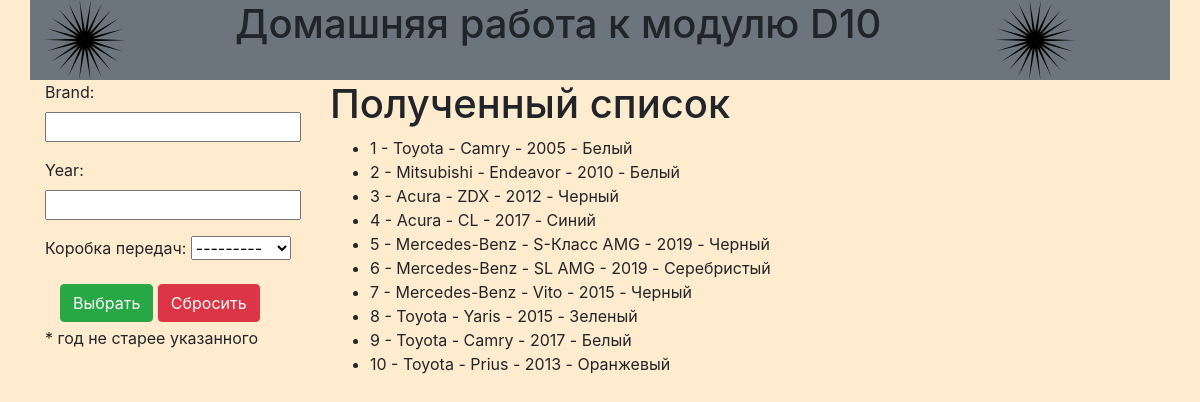
The page / on the database its author committed.
### catalog/models.py (models this page shows)
class Car(models.Model):
    TRANSMISSIONS = [
        (1,'Механика'),
        (2, 'Автомат'),
        (3, 'Робот'),
    ]
    brand = models.CharField(max_length=50)                          #производитель (BMW, Audi, Tesla и т.д.) (CharField)
    car_model = models.CharField(max_length=30)                      #модель авто (S, TT, X6 и т.д.) (CharField)
    year = models.IntegerField()                        #год выпуска (IntegerField)
    transmission = models.SmallIntegerField(
        choices=TRANSMISSIONS,
        verbose_name="Коробка передач"
    )                                                   #коробка передач (SmallIntegerField with choices "механика", "автомат", "робот")
    color = models.CharField(max_length=30)                          #цвет

### catalog/views.py (the view)
# urls.py: path('', views.my_list, name='Home'),
def my_list(request):
    form = CarForm()
    if not list(request.GET.items()):
        cars_list = Car.objects.all()
        return render(request, 'my_list.html', {'form': form, 'car_list': cars_list})
    else:
        cars_list = Car.objects.filter(Q(brand=request.GET.get('brand')) & Q(year__gt=request.GET.get('year')) & Q(transmission=request.GET.get('transmission')))
        return render(request, 'my_list.html', {'form': form, 'car_list': cars_list})

### catalog/forms.py
class CarForm(forms.ModelForm):
    class Meta:
        model = Car
        fields = ('brand', 'year', 'transmission')

### catalog/templates/my_list.html (shortened to what this page needs)
{% extends "base_templ.html" %}
{% block content %}
    <div class="col-sm-3">
        <form action="" method="GET">
            <div  class="form">
                {{ form.as_p }}
            </div>
            <div class="col-auto my-1">
                <button type="submit" class="btn btn-success">Выбрать</button>
                <a class="btn btn-danger" href="/" role="button">Сбросить</a>
            </div>
        </form>
        <p>* год не старее указанного</p>
    </div>
    <div class="col-sm-9">
        <h1>Полученный список</h1>
        <ul>
            {% if car_list %}
                {% for car in car_list %}
                    <li>{{ car.id }} - {{ car.brand }} - {{ car.car_model }} - {{ car.year }} - {{ car.color }} </li>
                {% endfor %}
            {% else %}
                <h6> По вашему запросу автомобилей не найдено </h6>
            {% endif %}
        </ul>
    </div>
{% endblock %}

### catalog/templates/base_templ.html (shortened to what this page needs)
<!DOCTYPE html>
{% load static %}
<html lang="en">
<head>
     <link rel="stylesheet" href="https://stackpath.bootstrapcdn.com/bootstrap/4.3.1/css/bootstrap.min.css">
    <link rel="stylesheet" href="{% static "css/style.css" %}" />
</head>
<body>
    <div class="container">
        <div class="bg-secondary row">
            <div class="header-logo col-sm-2">
                <img src="{% static "images/logo.png" %}" alt="Site logo" height="80" width="80">
            </div>
            <div class="header-text  col-sm-8">
                <h1>Домашняя работа к модулю D10</h1>
            </div>
            <div class="header-logo col-sm-2">
                <img src="{% static "images/logo.png" %}" alt="Site logo" height="80" width="80">
            </div>
        </div>
        <div class="row main-wrapper">
            {% block content %}{% endblock %}
        </div>
    </div>
</body>
</html>

### static/css/style.css (style rules this page uses)
body { background-color: blanchedalmond; }

### rows shown on the page
Car: id "1", brand "Toyota", car_model "Camry", year "2005", color "Белый"
Car: id "2", brand "Mitsubishi", car_model "Endeavor", year "2010", color "Белый"
Car: id "3", brand "Acura", car_model "ZDX", year "2012", color "Черный"
Car: id "4", brand "Acura", car_model "CL", year "2017", color "Синий"
Car: id "5", brand "Mercedes-Benz", car_model "S-Класс AMG", year "2019", color "Черный"
Car: id "6", brand "Mercedes-Benz", car_model "SL AMG", year "2019", color "Серебристый"
Car: id "7", brand "Mercedes-Benz", car_model "Vito", year "2015", color "Черный"
Car: id "8", brand "Toyota", car_model "Yaris", year "2015", color "Зеленый"
Car: id "9", brand "Toyota", car_model "Camry", year "2017", color "Белый"
Car: id "10", brand "Toyota", car_model "Prius", year "2013", color "Оранжевый"
